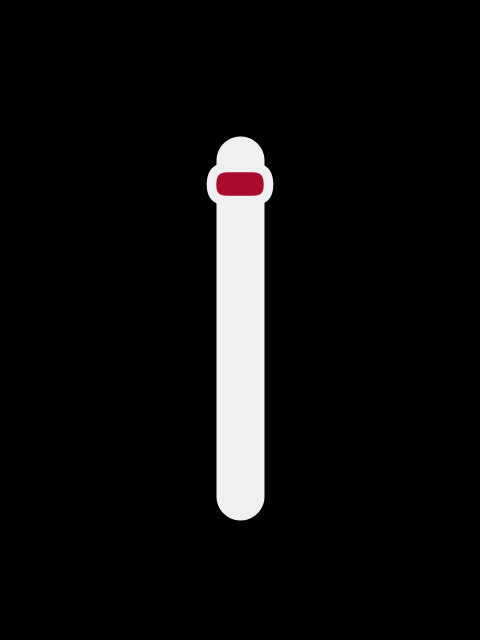
Frame 1 (no input)
Frame 2 (the mouse pressed at the canvas centre, redrawn once): identical to frame 1, image omitted

The Processing sketch that drew this single still picture (run headless with seeded random() and noise(); the mouse was pressed at the canvas centre and the sketch redrawn once):

// Processing sketch: mib
// ── mib.pde
// Manuale di Programmazione Cinematografica
// Daniele Olmisani, 2017

// MIB (1997)


final color PAPER = color(0);
final color INK1 = color(240);
final color INK2 = color(170, 10, 45);


void setup() {
  size(480, 640);
  noLoop();
}


void draw() {
  
  float s = 0.1 * min(width, height);
  
  background(PAPER);
  
  translate(0.5*width, 0.25*height);
  
  fill(INK2);
  stroke(INK1);
  strokeWeight(s);
  
  line(0, 0, 0, 7*s);
  
  strokeWeight(0.2*s);
  rectMode(CENTER);
  rect(0, 0.5*s, 1.2*s, 0.7*s, s);
  
  save("mib.png");
}
